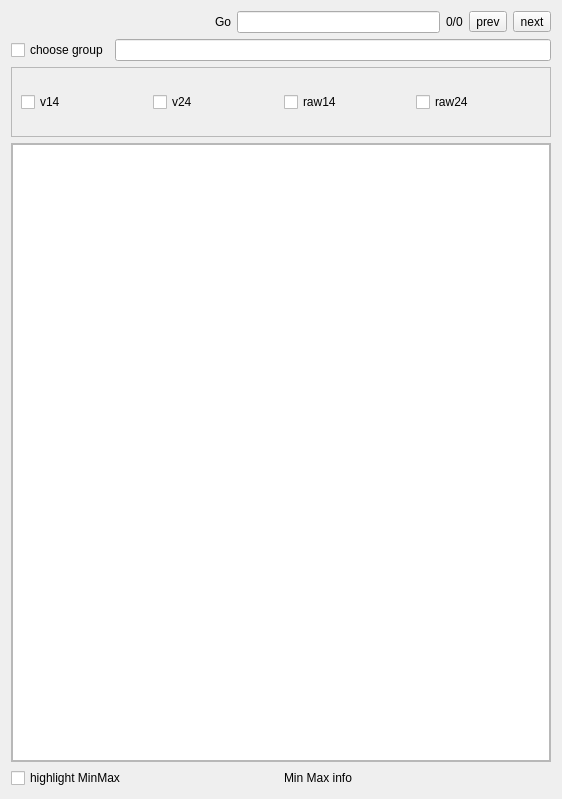
<?xml version="1.0" encoding="UTF-8"?>
<ui version="4.0">
 <class>FormPlotData</class>
 <widget class="QWidget" name="FormPlotData">
  <property name="geometry">
   <rect>
    <x>0</x>
    <y>0</y>
    <width>562</width>
    <height>799</height>
   </rect>
  </property>
  <property name="windowTitle">
   <string>PlotData</string>
  </property>
  <layout class="QGridLayout" name="gridLayout" rowstretch="0,0,0,1,0">
   <item row="2" column="0">
    <widget class="QScrollArea" name="scrollAreaColumnChoose">
     <property name="widgetResizable">
      <bool>true</bool>
     </property>
     <widget class="QWidget" name="scrollAreaWidgetContents_3">
      <property name="geometry">
       <rect>
        <x>0</x>
        <y>0</y>
        <width>542</width>
        <height>68</height>
       </rect>
      </property>
      <layout class="QHBoxLayout" name="horizontalLayout_2">
       <item>
        <widget class="QCheckBox" name="cBoxV14">
         <property name="text">
          <string>v14</string>
         </property>
        </widget>
       </item>
       <item>
        <widget class="QCheckBox" name="cBoxV24">
         <property name="text">
          <string>v24</string>
         </property>
        </widget>
       </item>
       <item>
        <widget class="QCheckBox" name="cBoxRaw14">
         <property name="text">
          <string>raw14</string>
         </property>
        </widget>
       </item>
       <item>
        <widget class="QCheckBox" name="cBoxRaw24">
         <property name="text">
          <string>raw24</string>
         </property>
        </widget>
       </item>
      </layout>
     </widget>
    </widget>
   </item>
   <item row="3" column="0">
    <widget class="QScrollArea" name="scrollArea">
     <property name="widgetResizable">
      <bool>true</bool>
     </property>
     <widget class="QWidget" name="scrollAreaWidgetContents">
      <property name="geometry">
       <rect>
        <x>0</x>
        <y>0</y>
        <width>542</width>
        <height>611</height>
       </rect>
      </property>
      <layout class="QGridLayout" name="gridLayout_2">
       <property name="leftMargin">
        <number>0</number>
       </property>
       <property name="topMargin">
        <number>0</number>
       </property>
       <property name="rightMargin">
        <number>0</number>
       </property>
       <property name="bottomMargin">
        <number>0</number>
       </property>
       <item row="0" column="0">
        <widget class="QTableView" name="table"/>
       </item>
      </layout>
     </widget>
    </widget>
   </item>
   <item row="1" column="0">
    <layout class="QHBoxLayout" name="horizontalLayout_3">
     <item>
      <widget class="QCheckBox" name="checkBoxChooseGroup">
       <property name="text">
        <string>choose group</string>
       </property>
      </widget>
     </item>
     <item>
      <widget class="QLineEdit" name="lineEditTarget"/>
     </item>
    </layout>
   </item>
   <item row="0" column="0">
    <layout class="QHBoxLayout" name="horizontalLayout">
     <item>
      <spacer name="horizontalSpacer">
       <property name="orientation">
        <enum>Qt::Orientation::Horizontal</enum>
       </property>
       <property name="sizeHint" stdset="0">
        <size>
         <width>40</width>
         <height>20</height>
        </size>
       </property>
      </spacer>
     </item>
     <item>
      <widget class="QLabel" name="labelGo">
       <property name="text">
        <string>Go</string>
       </property>
      </widget>
     </item>
     <item>
      <widget class="QLineEdit" name="lineEditGo"/>
     </item>
     <item>
      <widget class="QLabel" name="labelStatus">
       <property name="text">
        <string>0/0</string>
       </property>
      </widget>
     </item>
     <item>
      <widget class="QToolButton" name="tBtnPrev">
       <property name="text">
        <string>prev</string>
       </property>
      </widget>
     </item>
     <item>
      <widget class="QToolButton" name="tBtnNext">
       <property name="text">
        <string>next</string>
       </property>
      </widget>
     </item>
    </layout>
   </item>
   <item row="4" column="0">
    <layout class="QHBoxLayout" name="horizontalLayout_4">
     <item>
      <widget class="QCheckBox" name="checkBoxHighlightMinMax">
       <property name="text">
        <string>highlight MinMax</string>
       </property>
      </widget>
     </item>
     <item>
      <widget class="QLabel" name="labelMinMaxInfo">
       <property name="text">
        <string>Min Max info</string>
       </property>
      </widget>
     </item>
    </layout>
   </item>
  </layout>
 </widget>
 <resources/>
 <connections/>
</ui>
